Frame 1 (no input): blank canvas, image omitted
Frame 60 (no input): blank canvas, image omitted
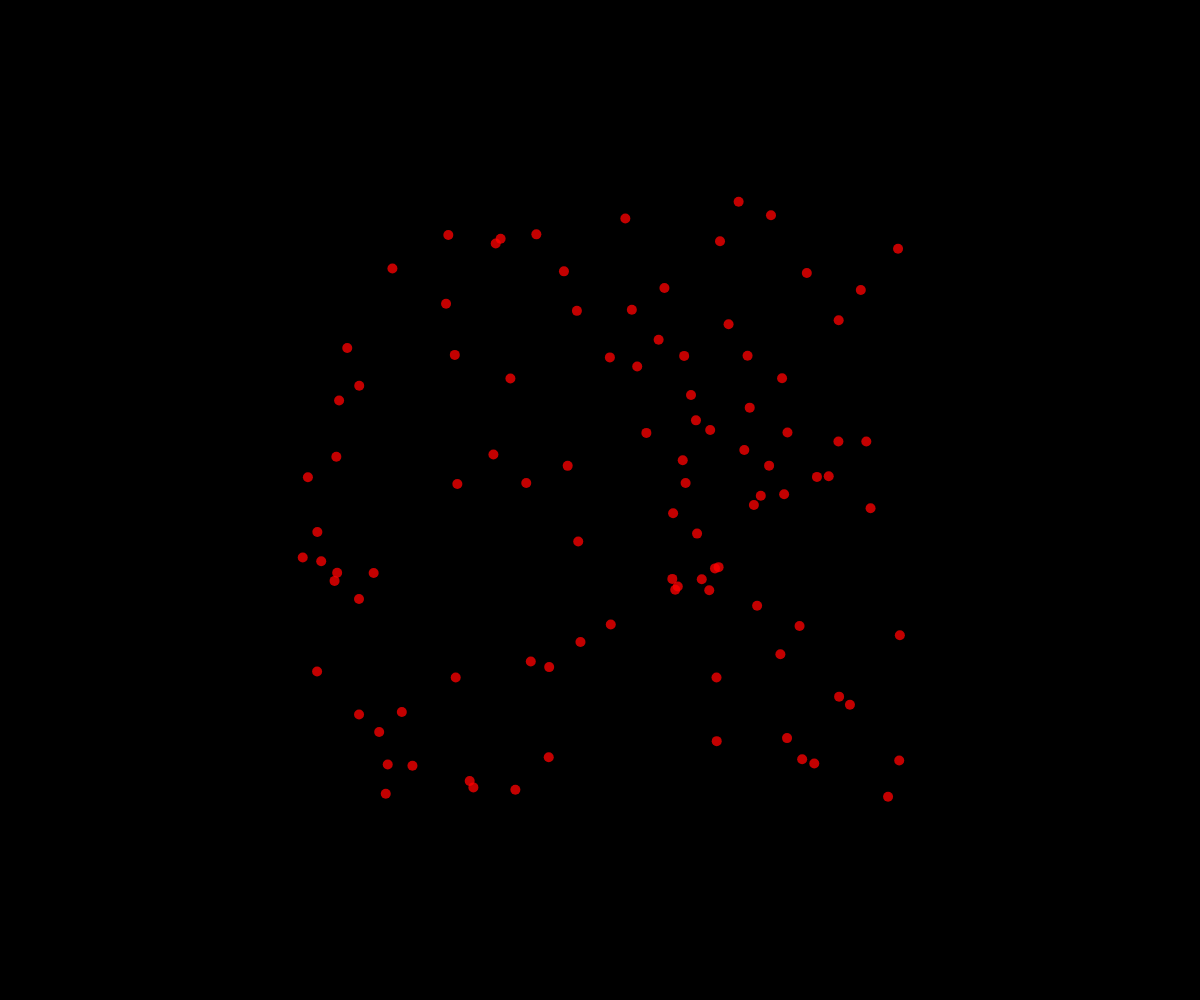
Frame 120 (the mouse pressed at the canvas centre since frame 60)

The p5.js sketch whose frames 1 and 60 were blank and that drew this single picture after the mouse press (run headless with seeded random() and noise() and a simulated clock; from frame 60 on, the mouse is pressed at the canvas centre):

// p5.js sketch
// ── sketch.js
// Firework Particles - OOP Demo 5

let theFireworks = [];

function setup() {
  createCanvas(windowWidth, windowHeight);
}

function draw() {
  background("black");

  // for (let particle of theFireworks) {
  for (let i = theFireworks.length-1; i >= 0; i--) {
    let particle = theFireworks[i];
    particle.update();
    if (particle.isDead()) {
      //remove from array
      theFireworks.splice(i, 1);
    }
    else {
      particle.display();
    }
  }
}

function mousePressed() {
  for (let i = 0; i < 100; i++) {
    let dx = random(-5, 5);
    let dy = random(-5, 5);
    let someParticle = new Particle(mouseX, mouseY, dx, dy);
    theFireworks.push(someParticle);
  }
}

class Particle {
  constructor(x, y, dx, dy) {
    this.x = x;
    this.y = y;
    this.dx = dx;
    this.dy = dy;
    this.radius = 5;
    this.r = 255;
    this.g = 0;
    this.b = 0;
    this.alpha = 255;
  }

  display() {
    noStroke();
    fill(this.r, this.g, this.b, this.alpha);
    circle(this.x, this.y, this.radius*2);
  }

  update() {
    //move
    this.x += this.dx;
    this.y += this.dy;

    //get more transparent
    this.alpha--;
  }

  isDead() {
    return this.alpha <= 0;
  }
}
